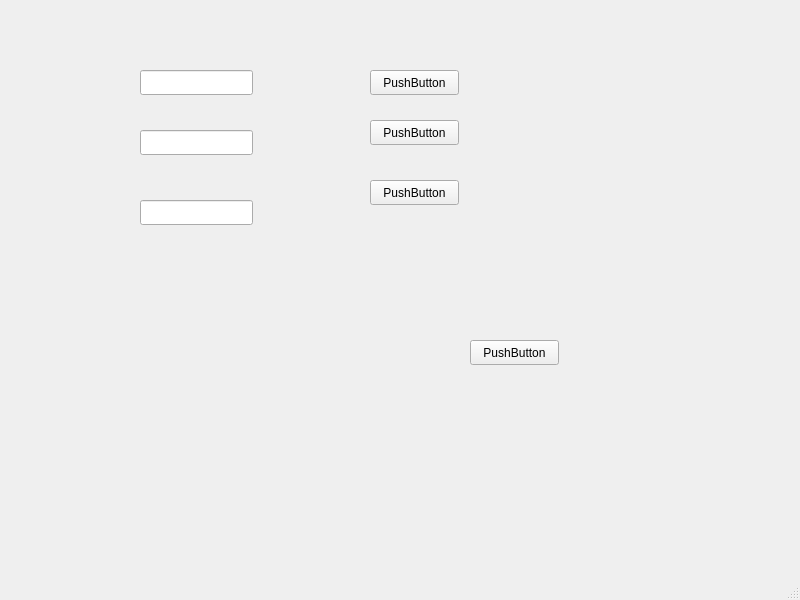
<?xml version="1.0" encoding="UTF-8"?>
<ui version="4.0">
 <class>MainWindow</class>
 <widget class="QMainWindow" name="MainWindow">
  <property name="geometry">
   <rect>
    <x>0</x>
    <y>0</y>
    <width>800</width>
    <height>600</height>
   </rect>
  </property>
  <property name="windowTitle">
   <string>MainWindow</string>
  </property>
  <widget class="QWidget" name="centralwidget">
   <widget class="MyEdit" name="lineEdit">
    <property name="geometry">
     <rect>
      <x>140</x>
      <y>70</y>
      <width>113</width>
      <height>25</height>
     </rect>
    </property>
   </widget>
   <widget class="MyEdit" name="lineEdit_2">
    <property name="geometry">
     <rect>
      <x>140</x>
      <y>130</y>
      <width>113</width>
      <height>25</height>
     </rect>
    </property>
   </widget>
   <widget class="MyEdit" name="lineEdit_3">
    <property name="geometry">
     <rect>
      <x>140</x>
      <y>200</y>
      <width>113</width>
      <height>25</height>
     </rect>
    </property>
   </widget>
   <widget class="QPushButton" name="pushButton">
    <property name="geometry">
     <rect>
      <x>470</x>
      <y>340</y>
      <width>89</width>
      <height>25</height>
     </rect>
    </property>
    <property name="text">
     <string>PushButton</string>
    </property>
   </widget>
   <widget class="QPushButton" name="pushButton_2">
    <property name="geometry">
     <rect>
      <x>370</x>
      <y>180</y>
      <width>89</width>
      <height>25</height>
     </rect>
    </property>
    <property name="text">
     <string>PushButton</string>
    </property>
   </widget>
   <widget class="QPushButton" name="pushButton_3">
    <property name="geometry">
     <rect>
      <x>370</x>
      <y>120</y>
      <width>89</width>
      <height>25</height>
     </rect>
    </property>
    <property name="text">
     <string>PushButton</string>
    </property>
   </widget>
   <widget class="QPushButton" name="pushButton_4">
    <property name="geometry">
     <rect>
      <x>370</x>
      <y>70</y>
      <width>89</width>
      <height>25</height>
     </rect>
    </property>
    <property name="text">
     <string>PushButton</string>
    </property>
   </widget>
  </widget>
  <widget class="QMenuBar" name="menubar">
   <property name="geometry">
    <rect>
     <x>0</x>
     <y>0</y>
     <width>800</width>
     <height>28</height>
    </rect>
   </property>
  </widget>
  <widget class="QStatusBar" name="statusbar"/>
 </widget>
 <customwidgets>
  <customwidget>
   <class>MyEdit</class>
   <extends>QLineEdit</extends>
   <header location="global">myedit.h</header>
  </customwidget>
 </customwidgets>
 <tabstops>
  <tabstop>lineEdit</tabstop>
  <tabstop>lineEdit_2</tabstop>
  <tabstop>lineEdit_3</tabstop>
  <tabstop>pushButton_4</tabstop>
  <tabstop>pushButton_3</tabstop>
  <tabstop>pushButton_2</tabstop>
  <tabstop>pushButton</tabstop>
 </tabstops>
 <resources/>
 <connections/>
</ui>
